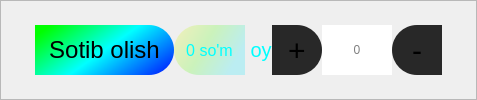
                   <widget class="QFrame" name="frame_34">
                    <property name="frameShape">
                     <enum>QFrame::StyledPanel</enum>
                    </property>
                    <property name="frameShadow">
                     <enum>QFrame::Raised</enum>
                    </property>
                    <layout class="QHBoxLayout" name="horizontalLayout_12">
                     <property name="spacing">
                      <number>0</number>
                     </property>
                     <item>
                      <widget class="QLabel" name="label_35">
                       <property name="sizePolicy">
                        <sizepolicy hsizetype="Preferred" vsizetype="Preferred">
                         <horstretch>1</horstretch>
                         <verstretch>0</verstretch>
                        </sizepolicy>
                       </property>
                       <property name="text">
                        <string/>
                       </property>
                      </widget>
                     </item>
                     <item>
                      <widget class="QPushButton" name="pushButton_10">
                       <property name="sizePolicy">
                        <sizepolicy hsizetype="Minimum" vsizetype="Fixed">
                         <horstretch>0</horstretch>
                         <verstretch>0</verstretch>
                        </sizepolicy>
                       </property>
                       <property name="maximumSize">
                        <size>
                         <width>16777215</width>
                         <height>50</height>
                        </size>
                       </property>
                       <property name="cursor">
                        <cursorShape>PointingHandCursor</cursorShape>
                       </property>
                       <property name="styleSheet">
                        <string notr="true">QPushButton{
border-radius: 25px;
padding: 14px;
font-size: 24px;
border-top-left-radius:0;
border-bottom-left-radius:0;
color: black;
	background-color: qlineargradient(spread:pad, x1:0, y1:0.227, x2:1, y2:0.739, stop:0 rgba(0, 255, 0, 255), stop:0.507389 rgba(0, 255, 255, 255), stop:1 rgba(0, 56, 255, 255));
}
QPushButton:hover{
	background-color: rgb(0, 255, 77);
}

QPushButton:pressed{
	background-color: qlineargradient(spread:pad, x2:0, y2:0.227, x1:1, y1:0.739, stop:0 rgba(0, 255, 0, 255), stop:0.507389 rgba(0, 255, 255, 255), stop:1 rgba(0, 56, 255, 255));
}</string>
                       </property>
                       <property name="text">
                        <string>Sotib olish</string>
                       </property>
                      </widget>
                     </item>
                     <item>
                      <widget class="QLabel" name="label_21">
                       <property name="sizePolicy">
                        <sizepolicy hsizetype="Preferred" vsizetype="Preferred">
                         <horstretch>3</horstretch>
                         <verstretch>0</verstretch>
                        </sizepolicy>
                       </property>
                       <property name="maximumSize">
                        <size>
                         <width>16777215</width>
                         <height>50</height>
                        </size>
                       </property>
                       <property name="styleSheet">
                        <string notr="true">
padding: 10px;
color: cyan;
background-color: qlineargradient(spread:pad, x1:0, y1:0, x2:1, y2:0.409, stop:0 rgba(255, 241, 0, 55), stop:0.517241 rgba(74, 255, 0, 55), stop:1 rgba(0, 232, 255, 55));
border-radius: 3px;
font-size: 16px;
border-radius: 25px;
border-top-right-radius:0;
border-bottom-right-radius:0;</string>
                       </property>
                       <property name="text">
                        <string>0 so'm</string>
                       </property>
                       <property name="alignment">
                        <set>Qt::AlignCenter</set>
                       </property>
                      </widget>
                     </item>
                     <item>
                      <widget class="QLabel" name="label_17">
                       <property name="sizePolicy">
                        <sizepolicy hsizetype="Preferred" vsizetype="Preferred">
                         <horstretch>1</horstretch>
                         <verstretch>0</verstretch>
                        </sizepolicy>
                       </property>
                       <property name="styleSheet">
                        <string notr="true">font-size: 20px;
color: cyan</string>
                       </property>
                       <property name="text">
                        <string> oy</string>
                       </property>
                      </widget>
                     </item>
                     <item>
                      <widget class="QPushButton" name="pushButton_8">
                       <property name="sizePolicy">
                        <sizepolicy hsizetype="Maximum" vsizetype="Fixed">
                         <horstretch>0</horstretch>
                         <verstretch>0</verstretch>
                        </sizepolicy>
                       </property>
                       <property name="minimumSize">
                        <size>
                         <width>50</width>
                         <height>50</height>
                        </size>
                       </property>
                       <property name="cursor">
                        <cursorShape>PointingHandCursor</cursorShape>
                       </property>
                       <property name="styleSheet">
                        <string notr="true">QPushButton{
font-size: 30px;
padding: 6px;;
border-radius: 25px;
border: 0;
border-top-left-radius:0;
border-bottom-left-radius:0;
background-color: rgb(40,40,40);
}
QPushButton:hover{
background-color: rgb(0,0,0,120);
}
QPushButton:pressed{
background-color: rgb(0,50,0,120);
}</string>
                       </property>
                       <property name="text">
                        <string>+</string>
                       </property>
                      </widget>
                     </item>
                     <item>
                      <widget class="QLineEdit" name="lineEdit_5">
                       <property name="sizePolicy">
                        <sizepolicy hsizetype="Preferred" vsizetype="Fixed">
                         <horstretch>3</horstretch>
                         <verstretch>0</verstretch>
                        </sizepolicy>
                       </property>
                       <property name="minimumSize">
                        <size>
                         <width>0</width>
                         <height>50</height>
                        </size>
                       </property>
                       <property name="maximumSize">
                        <size>
                         <width>16777215</width>
                         <height>50</height>
                        </size>
                       </property>
                       <property name="focusPolicy">
                        <enum>Qt::NoFocus</enum>
                       </property>
                       <property name="styleSheet">
                        <string notr="true">border-radius: 0</string>
                       </property>
                       <property name="inputMethodHints">
                        <set>Qt::ImhNone</set>
                       </property>
                       <property name="alignment">
                        <set>Qt::AlignCenter</set>
                       </property>
                       <property name="readOnly">
                        <bool>true</bool>
                       </property>
                       <property name="placeholderText">
                        <string>0</string>
                       </property>
                      </widget>
                     </item>
                     <item>
                      <widget class="QPushButton" name="pushButton_11">
                       <property name="sizePolicy">
                        <sizepolicy hsizetype="Maximum" vsizetype="Fixed">
                         <horstretch>0</horstretch>
                         <verstretch>0</verstretch>
                        </sizepolicy>
                       </property>
                       <property name="minimumSize">
                        <size>
                         <width>50</width>
                         <height>50</height>
                        </size>
                       </property>
                       <property name="cursor">
                        <cursorShape>PointingHandCursor</cursorShape>
                       </property>
                       <property name="styleSheet">
                        <string notr="true">QPushButton{
font-size: 30px;
padding: 6px;;
border-radius: 25px;
border: 0;
border-top-right-radius:0;
border-bottom-right-radius:0;
background-color: rgb(40,40,40);
}
QPushButton:hover{
background-color: rgb(0,0,0,120);
}
QPushButton:pressed{
background-color: rgb(0,50,0,120);
}</string>
                       </property>
                       <property name="text">
                        <string>-</string>
                       </property>
                      </widget>
                     </item>
                     <item>
                      <widget class="QLabel" name="label_22">
                       <property name="sizePolicy">
                        <sizepolicy hsizetype="Preferred" vsizetype="Preferred">
                         <horstretch>1</horstretch>
                         <verstretch>0</verstretch>
                        </sizepolicy>
                       </property>
                       <property name="text">
                        <string/>
                       </property>
                      </widget>
                     </item>
                    </layout>
                   </widget>
